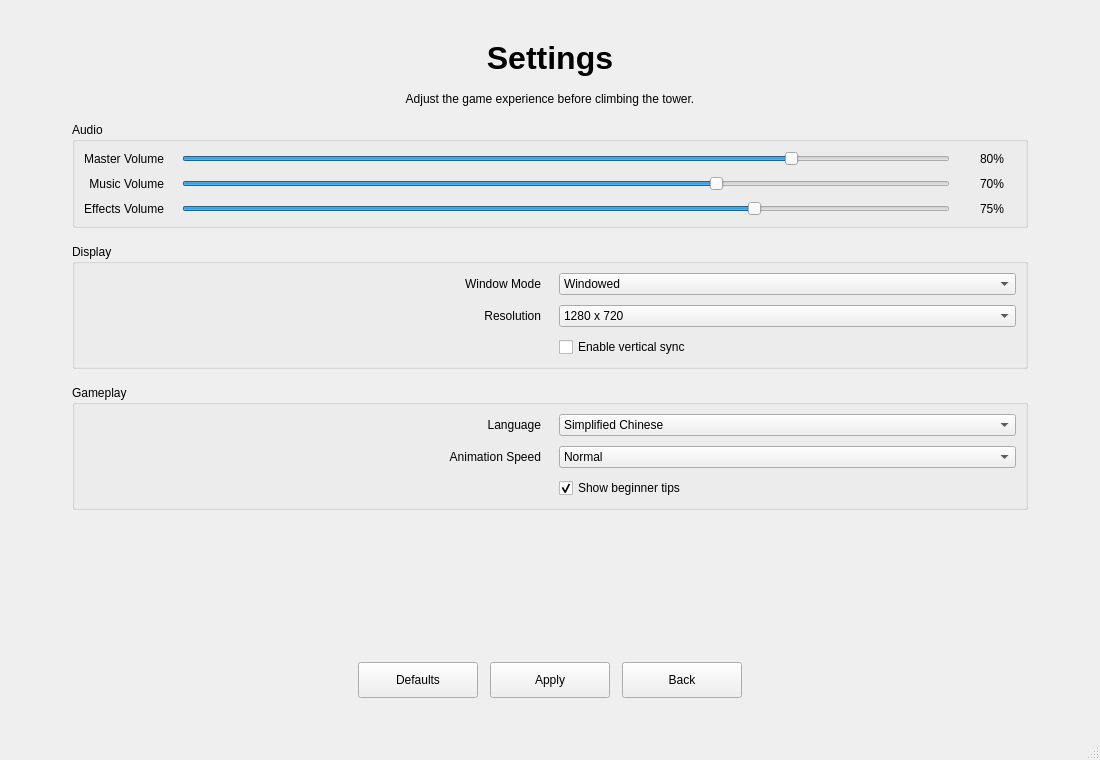
<?xml version="1.0" encoding="UTF-8"?>
<ui version="4.0">
 <class>MainWindow</class>
 <widget class="QMainWindow" name="MainWindow">
  <property name="geometry">
   <rect>
    <x>0</x>
    <y>0</y>
    <width>1100</width>
    <height>760</height>
   </rect>
  </property>
  <property name="minimumSize">
   <size>
    <width>960</width>
    <height>640</height>
   </size>
  </property>
  <property name="windowTitle">
   <string>Compile The Spire</string>
  </property>
  <widget class="QWidget" name="centralwidget">
   <layout class="QVBoxLayout" name="centralLayout">
    <property name="spacing">
     <number>0</number>
    </property>
    <property name="leftMargin">
     <number>0</number>
    </property>
    <property name="topMargin">
     <number>0</number>
    </property>
    <property name="rightMargin">
     <number>0</number>
    </property>
    <property name="bottomMargin">
     <number>0</number>
    </property>
    <item>
     <widget class="QStackedWidget" name="stackedWidget">
      <property name="currentIndex">
       <number>1</number>
      </property>
      <widget class="QWidget" name="mainMenuPage">
       <layout class="QVBoxLayout" name="mainMenuLayout">
        <property name="spacing">
         <number>18</number>
        </property>
        <property name="leftMargin">
         <number>96</number>
        </property>
        <property name="topMargin">
         <number>72</number>
        </property>
        <property name="rightMargin">
         <number>96</number>
        </property>
        <property name="bottomMargin">
         <number>72</number>
        </property>
        <item>
         <spacer name="mainMenuTopSpacer">
          <property name="orientation">
           <enum>Qt::Orientation::Vertical</enum>
          </property>
          <property name="sizeHint" stdset="0">
           <size>
            <width>20</width>
            <height>90</height>
           </size>
          </property>
         </spacer>
        </item>
        <item alignment="Qt::AlignmentFlag::AlignHCenter">
         <widget class="QLabel" name="titleLabel">
          <property name="font">
           <font>
            <family>Microsoft YaHei UI</family>
            <pointsize>34</pointsize>
            <bold>true</bold>
           </font>
          </property>
          <property name="text">
           <string>Compile The Spire</string>
          </property>
          <property name="alignment">
           <set>Qt::AlignmentFlag::AlignCenter</set>
          </property>
         </widget>
        </item>
        <item alignment="Qt::AlignmentFlag::AlignHCenter">
         <widget class="QLabel" name="menuSubtitleLabel">
          <property name="text">
           <string>A compact deckbuilding RPG prototype</string>
          </property>
          <property name="alignment">
           <set>Qt::AlignmentFlag::AlignCenter</set>
          </property>
         </widget>
        </item>
        <item>
         <spacer name="mainMenuMiddleSpacer">
          <property name="orientation">
           <enum>Qt::Orientation::Vertical</enum>
          </property>
          <property name="sizeHint" stdset="0">
           <size>
            <width>20</width>
            <height>36</height>
           </size>
          </property>
         </spacer>
        </item>
        <item alignment="Qt::AlignmentFlag::AlignHCenter">
         <widget class="QPushButton" name="startGameButton">
          <property name="minimumSize">
           <size>
            <width>260</width>
            <height>46</height>
           </size>
          </property>
          <property name="text">
           <string>Start Game</string>
          </property>
         </widget>
        </item>
        <item alignment="Qt::AlignmentFlag::AlignHCenter">
         <widget class="QPushButton" name="settingsButton">
          <property name="minimumSize">
           <size>
            <width>260</width>
            <height>46</height>
           </size>
          </property>
          <property name="text">
           <string>Settings</string>
          </property>
         </widget>
        </item>
        <item>
         <widget class="QLabel" name="mainMenuBackgroundLabel">
          <property name="text">
           <string/>
          </property>
          <property name="scaledContents">
           <bool>true</bool>
          </property>
         </widget>
        </item>
        <item alignment="Qt::AlignmentFlag::AlignHCenter">
         <widget class="QPushButton" name="exitButton">
          <property name="minimumSize">
           <size>
            <width>260</width>
            <height>46</height>
           </size>
          </property>
          <property name="text">
           <string>Exit</string>
          </property>
         </widget>
        </item>
        <item>
         <spacer name="mainMenuBottomSpacer">
          <property name="orientation">
           <enum>Qt::Orientation::Vertical</enum>
          </property>
          <property name="sizeHint" stdset="0">
           <size>
            <width>20</width>
            <height>120</height>
           </size>
          </property>
         </spacer>
        </item>
       </layout>
       <zorder>mainMenuBackgroundLabel</zorder>
       <zorder>titleLabel</zorder>
       <zorder>menuSubtitleLabel</zorder>
       <zorder>startGameButton</zorder>
       <zorder>settingsButton</zorder>
       <zorder>exitButton</zorder>
      </widget>
      <widget class="QWidget" name="settingsPage">
       <layout class="QVBoxLayout" name="settingsLayout">
        <property name="spacing">
         <number>16</number>
        </property>
        <property name="leftMargin">
         <number>72</number>
        </property>
        <property name="topMargin">
         <number>40</number>
        </property>
        <property name="rightMargin">
         <number>72</number>
        </property>
        <property name="bottomMargin">
         <number>40</number>
        </property>
        <item>
         <widget class="QLabel" name="settingsTitleLabel">
          <property name="font">
           <font>
            <family>Microsoft YaHei UI</family>
            <pointsize>24</pointsize>
            <bold>true</bold>
           </font>
          </property>
          <property name="text">
           <string>Settings</string>
          </property>
          <property name="alignment">
           <set>Qt::AlignmentFlag::AlignCenter</set>
          </property>
         </widget>
        </item>
        <item>
         <widget class="QLabel" name="settingsSubtitleLabel">
          <property name="text">
           <string>Adjust the game experience before climbing the tower.</string>
          </property>
          <property name="alignment">
           <set>Qt::AlignmentFlag::AlignCenter</set>
          </property>
         </widget>
        </item>
        <item>
         <widget class="QGroupBox" name="audioGroupBox">
          <property name="title">
           <string>Audio</string>
          </property>
          <layout class="QGridLayout" name="audioGridLayout">
           <property name="horizontalSpacing">
            <number>18</number>
           </property>
           <property name="verticalSpacing">
            <number>10</number>
           </property>
           <item row="0" column="0">
            <widget class="QLabel" name="volumeLabel">
             <property name="text">
              <string>Master Volume</string>
             </property>
             <property name="alignment">
              <set>Qt::AlignmentFlag::AlignRight|Qt::AlignmentFlag::AlignTrailing|Qt::AlignmentFlag::AlignVCenter</set>
             </property>
            </widget>
           </item>
           <item row="0" column="1">
            <widget class="QSlider" name="volumeSlider">
             <property name="maximum">
              <number>100</number>
             </property>
             <property name="value">
              <number>80</number>
             </property>
             <property name="orientation">
              <enum>Qt::Orientation::Horizontal</enum>
             </property>
            </widget>
           </item>
           <item row="0" column="2">
            <widget class="QLabel" name="volumeValueLabel">
             <property name="minimumSize">
              <size>
               <width>48</width>
               <height>0</height>
              </size>
             </property>
             <property name="text">
              <string>80%</string>
             </property>
             <property name="alignment">
              <set>Qt::AlignmentFlag::AlignCenter</set>
             </property>
            </widget>
           </item>
           <item row="1" column="0">
            <widget class="QLabel" name="musicVolumeLabel">
             <property name="text">
              <string>Music Volume</string>
             </property>
             <property name="alignment">
              <set>Qt::AlignmentFlag::AlignRight|Qt::AlignmentFlag::AlignTrailing|Qt::AlignmentFlag::AlignVCenter</set>
             </property>
            </widget>
           </item>
           <item row="1" column="1">
            <widget class="QSlider" name="musicVolumeSlider">
             <property name="maximum">
              <number>100</number>
             </property>
             <property name="value">
              <number>70</number>
             </property>
             <property name="orientation">
              <enum>Qt::Orientation::Horizontal</enum>
             </property>
            </widget>
           </item>
           <item row="1" column="2">
            <widget class="QLabel" name="musicVolumeValueLabel">
             <property name="text">
              <string>70%</string>
             </property>
             <property name="alignment">
              <set>Qt::AlignmentFlag::AlignCenter</set>
             </property>
            </widget>
           </item>
           <item row="2" column="0">
            <widget class="QLabel" name="sfxVolumeLabel">
             <property name="text">
              <string>Effects Volume</string>
             </property>
             <property name="alignment">
              <set>Qt::AlignmentFlag::AlignRight|Qt::AlignmentFlag::AlignTrailing|Qt::AlignmentFlag::AlignVCenter</set>
             </property>
            </widget>
           </item>
           <item row="2" column="1">
            <widget class="QSlider" name="sfxVolumeSlider">
             <property name="maximum">
              <number>100</number>
             </property>
             <property name="value">
              <number>75</number>
             </property>
             <property name="orientation">
              <enum>Qt::Orientation::Horizontal</enum>
             </property>
            </widget>
           </item>
           <item row="2" column="2">
            <widget class="QLabel" name="sfxVolumeValueLabel">
             <property name="text">
              <string>75%</string>
             </property>
             <property name="alignment">
              <set>Qt::AlignmentFlag::AlignCenter</set>
             </property>
            </widget>
           </item>
          </layout>
         </widget>
        </item>
        <item>
         <widget class="QGroupBox" name="displayGroupBox">
          <property name="title">
           <string>Display</string>
          </property>
          <layout class="QGridLayout" name="displayGridLayout">
           <property name="horizontalSpacing">
            <number>18</number>
           </property>
           <property name="verticalSpacing">
            <number>10</number>
           </property>
           <item row="0" column="0">
            <widget class="QLabel" name="windowModeLabel">
             <property name="text">
              <string>Window Mode</string>
             </property>
             <property name="alignment">
              <set>Qt::AlignmentFlag::AlignRight|Qt::AlignmentFlag::AlignTrailing|Qt::AlignmentFlag::AlignVCenter</set>
             </property>
            </widget>
           </item>
           <item row="0" column="1">
            <widget class="QComboBox" name="windowModeComboBox">
             <property name="minimumSize">
              <size>
               <width>180</width>
               <height>0</height>
              </size>
             </property>
             <item>
              <property name="text">
               <string>Windowed</string>
              </property>
             </item>
             <item>
              <property name="text">
               <string>Fullscreen</string>
              </property>
             </item>
            </widget>
           </item>
           <item row="1" column="0">
            <widget class="QLabel" name="resolutionLabel">
             <property name="text">
              <string>Resolution</string>
             </property>
             <property name="alignment">
              <set>Qt::AlignmentFlag::AlignRight|Qt::AlignmentFlag::AlignTrailing|Qt::AlignmentFlag::AlignVCenter</set>
             </property>
            </widget>
           </item>
           <item row="1" column="1">
            <widget class="QComboBox" name="resolutionComboBox">
             <property name="minimumSize">
              <size>
               <width>180</width>
               <height>0</height>
              </size>
             </property>
             <item>
              <property name="text">
               <string>1280 x 720</string>
              </property>
             </item>
             <item>
              <property name="text">
               <string>1600 x 900</string>
              </property>
             </item>
             <item>
              <property name="text">
               <string>1920 x 1080</string>
              </property>
             </item>
            </widget>
           </item>
           <item row="2" column="1">
            <widget class="QCheckBox" name="fullscreenCheckBox">
             <property name="text">
              <string>Enable vertical sync</string>
             </property>
            </widget>
           </item>
          </layout>
         </widget>
        </item>
        <item>
         <widget class="QGroupBox" name="gameplayGroupBox">
          <property name="title">
           <string>Gameplay</string>
          </property>
          <layout class="QGridLayout" name="gameplayGridLayout">
           <property name="horizontalSpacing">
            <number>18</number>
           </property>
           <property name="verticalSpacing">
            <number>10</number>
           </property>
           <item row="0" column="0">
            <widget class="QLabel" name="languageLabel">
             <property name="text">
              <string>Language</string>
             </property>
             <property name="alignment">
              <set>Qt::AlignmentFlag::AlignRight|Qt::AlignmentFlag::AlignTrailing|Qt::AlignmentFlag::AlignVCenter</set>
             </property>
            </widget>
           </item>
           <item row="0" column="1">
            <widget class="QComboBox" name="languageComboBox">
             <property name="minimumSize">
              <size>
               <width>180</width>
               <height>0</height>
              </size>
             </property>
             <item>
              <property name="text">
               <string>Simplified Chinese</string>
              </property>
             </item>
             <item>
              <property name="text">
               <string>English</string>
              </property>
             </item>
             <item>
              <property name="text">
               <string>Japanese</string>
              </property>
             </item>
            </widget>
           </item>
           <item row="1" column="0">
            <widget class="QLabel" name="animationSpeedLabel">
             <property name="text">
              <string>Animation Speed</string>
             </property>
             <property name="alignment">
              <set>Qt::AlignmentFlag::AlignRight|Qt::AlignmentFlag::AlignTrailing|Qt::AlignmentFlag::AlignVCenter</set>
             </property>
            </widget>
           </item>
           <item row="1" column="1">
            <widget class="QComboBox" name="animationSpeedComboBox">
             <property name="minimumSize">
              <size>
               <width>180</width>
               <height>0</height>
              </size>
             </property>
             <item>
              <property name="text">
               <string>Normal</string>
              </property>
             </item>
             <item>
              <property name="text">
               <string>Fast</string>
              </property>
             </item>
             <item>
              <property name="text">
               <string>Instant</string>
              </property>
             </item>
            </widget>
           </item>
           <item row="2" column="1">
            <widget class="QCheckBox" name="tutorialCheckBox">
             <property name="text">
              <string>Show beginner tips</string>
             </property>
             <property name="checked">
              <bool>true</bool>
             </property>
            </widget>
           </item>
          </layout>
         </widget>
        </item>
        <item>
         <spacer name="settingsBodySpacer">
          <property name="orientation">
           <enum>Qt::Orientation::Vertical</enum>
          </property>
          <property name="sizeHint" stdset="0">
           <size>
            <width>20</width>
            <height>12</height>
           </size>
          </property>
         </spacer>
        </item>
        <item>
         <layout class="QHBoxLayout" name="settingsButtonLayout">
          <property name="spacing">
           <number>12</number>
          </property>
          <item>
           <spacer name="settingsButtonLeftSpacer">
            <property name="orientation">
             <enum>Qt::Orientation::Horizontal</enum>
            </property>
            <property name="sizeHint" stdset="0">
             <size>
              <width>40</width>
              <height>20</height>
             </size>
            </property>
           </spacer>
          </item>
          <item>
           <widget class="QPushButton" name="resetSettingsButton">
            <property name="minimumSize">
             <size>
              <width>120</width>
              <height>36</height>
             </size>
            </property>
            <property name="text">
             <string>Defaults</string>
            </property>
           </widget>
          </item>
          <item>
           <widget class="QPushButton" name="saveSettingsButton">
            <property name="minimumSize">
             <size>
              <width>120</width>
              <height>36</height>
             </size>
            </property>
            <property name="text">
             <string>Apply</string>
            </property>
           </widget>
          </item>
          <item>
           <widget class="QPushButton" name="backToMenuButton">
            <property name="minimumSize">
             <size>
              <width>120</width>
              <height>36</height>
             </size>
            </property>
            <property name="text">
             <string>Back</string>
            </property>
           </widget>
          </item>
          <item>
           <spacer name="settingsButtonRightSpacer">
            <property name="orientation">
             <enum>Qt::Orientation::Horizontal</enum>
            </property>
            <property name="sizeHint" stdset="0">
             <size>
              <width>40</width>
              <height>20</height>
             </size>
            </property>
           </spacer>
          </item>
         </layout>
        </item>
       </layout>
      </widget>
      <widget class="QWidget" name="gamePage">
       <layout class="QVBoxLayout" name="gameLayout">
        <property name="spacing">
         <number>10</number>
        </property>
        <property name="leftMargin">
         <number>20</number>
        </property>
        <property name="topMargin">
         <number>16</number>
        </property>
        <property name="rightMargin">
         <number>20</number>
        </property>
        <property name="bottomMargin">
         <number>16</number>
        </property>
        <item>
         <widget class="QFrame" name="topBarFrame">
          <property name="frameShape">
           <enum>QFrame::Shape::StyledPanel</enum>
          </property>
          <layout class="QHBoxLayout" name="topBarLayout">
           <item>
            <widget class="QLabel" name="hpLabel">
             <property name="minimumSize">
              <size>
               <width>120</width>
               <height>0</height>
              </size>
             </property>
             <property name="text">
              <string>Level: -</string>
             </property>
            </widget>
           </item>
           <item>
            <widget class="QLabel" name="goldLabel">
             <property name="minimumSize">
              <size>
               <width>120</width>
               <height>0</height>
              </size>
             </property>
             <property name="text">
              <string>Bag: 0/0</string>
             </property>
            </widget>
           </item>
           <item>
            <widget class="QLabel" name="floorLabel">
             <property name="minimumSize">
              <size>
               <width>120</width>
               <height>0</height>
              </size>
             </property>
             <property name="text">
              <string>Pos: 0,0</string>
             </property>
            </widget>
           </item>
           <item>
            <spacer name="topBarSpacer">
             <property name="orientation">
              <enum>Qt::Orientation::Horizontal</enum>
             </property>
             <property name="sizeHint" stdset="0">
              <size>
               <width>40</width>
               <height>20</height>
              </size>
             </property>
            </spacer>
           </item>
           <item>
            <widget class="QPushButton" name="pauseButton">
             <property name="minimumSize">
              <size>
               <width>96</width>
               <height>34</height>
              </size>
             </property>
             <property name="text">
              <string>Pause</string>
             </property>
            </widget>
           </item>
          </layout>
         </widget>
        </item>
        <item>
         <widget class="QFrame" name="combatFrame">
          <property name="minimumSize">
           <size>
            <width>0</width>
            <height>360</height>
           </size>
          </property>
          <property name="frameShape">
           <enum>QFrame::Shape::StyledPanel</enum>
          </property>
          <layout class="QHBoxLayout" name="combatLayout">
           <property name="spacing">
            <number>18</number>
           </property>
          </layout>
         </widget>
        </item>
        <item>
         <widget class="QFrame" name="challengeFrame">
          <property name="minimumSize">
           <size>
            <width>0</width>
            <height>160</height>
           </size>
          </property>
          <property name="frameShape">
           <enum>QFrame::Shape::StyledPanel</enum>
          </property>
          <layout class="QVBoxLayout" name="challengeLayout">
           <property name="spacing">
            <number>8</number>
           </property>
           <item>
            <widget class="QLabel" name="challengeTitleLabel">
             <property name="font">
              <font>
               <pointsize>16</pointsize>
               <bold>true</bold>
              </font>
             </property>
             <property name="text">
              <string>Interaction</string>
             </property>
             <property name="alignment">
              <set>Qt::AlignmentFlag::AlignCenter</set>
             </property>
            </widget>
           </item>
           <item>
            <widget class="QTextEdit" name="challengeTextEdit">
             <property name="readOnly">
              <bool>true</bool>
             </property>
             <property name="placeholderText">
              <string>Tile details, clue text, chest contents, or code fill will appear here.</string>
             </property>
            </widget>
           </item>
           <item>
            <layout class="QHBoxLayout" name="answerLayout">
             <property name="spacing">
              <number>10</number>
             </property>
             <item>
              <widget class="QLabel" name="answerLabel">
               <property name="text">
                <string>Blocks</string>
               </property>
              </widget>
             </item>
             <item>
              <widget class="QLineEdit" name="answerLineEdit">
               <property name="placeholderText">
                <string>Example: block_add1, block_mul2</string>
               </property>
              </widget>
             </item>
             <item>
              <widget class="QPushButton" name="submitAnswerButton">
               <property name="minimumSize">
                <size>
                 <width>120</width>
                 <height>36</height>
                </size>
               </property>
               <property name="text">
                <string>Fill</string>
               </property>
              </widget>
             </item>
            </layout>
           </item>
          </layout>
         </widget>
        </item>
        <item>
         <widget class="QFrame" name="bottomBarFrame">
          <property name="frameShape">
           <enum>QFrame::Shape::StyledPanel</enum>
          </property>
          <layout class="QHBoxLayout" name="bottomBarLayout">
           <item>
            <widget class="QPushButton" name="deckButton">
             <property name="minimumSize">
              <size>
               <width>110</width>
               <height>36</height>
              </size>
             </property>
             <property name="text">
              <string>Bag</string>
             </property>
            </widget>
           </item>
           <item>
            <widget class="QPushButton" name="mapButton">
             <property name="minimumSize">
              <size>
               <width>110</width>
               <height>36</height>
              </size>
             </property>
             <property name="text">
              <string>Manual</string>
             </property>
            </widget>
           </item>
           <item>
            <widget class="QLabel" name="combatLogLabel">
             <property name="text">
              <string>Move on the map and interact with rooms.</string>
             </property>
             <property name="alignment">
              <set>Qt::AlignmentFlag::AlignCenter</set>
             </property>
            </widget>
           </item>
           <item>
            <widget class="QPushButton" name="nextChallengeButton">
             <property name="minimumSize">
              <size>
               <width>120</width>
               <height>40</height>
              </size>
             </property>
             <property name="text">
              <string>Undo</string>
             </property>
            </widget>
           </item>
          </layout>
         </widget>
        </item>
       </layout>
      </widget>
      <widget class="QWidget" name="mapPage">
       <layout class="QVBoxLayout" name="mapLayout">
        <property name="spacing">
         <number>18</number>
        </property>
        <property name="leftMargin">
         <number>72</number>
        </property>
        <property name="topMargin">
         <number>48</number>
        </property>
        <property name="rightMargin">
         <number>72</number>
        </property>
        <property name="bottomMargin">
         <number>48</number>
        </property>
        <item>
         <widget class="QLabel" name="mapTitleLabel">
          <property name="font">
           <font>
            <pointsize>24</pointsize>
            <bold>true</bold>
           </font>
          </property>
          <property name="text">
           <string>Tower Map</string>
          </property>
          <property name="alignment">
           <set>Qt::AlignmentFlag::AlignCenter</set>
          </property>
         </widget>
        </item>
        <item>
         <widget class="QFrame" name="mapFrame">
          <property name="frameShape">
           <enum>QFrame::Shape::StyledPanel</enum>
          </property>
          <layout class="QVBoxLayout" name="mapNodeLayout">
           <property name="spacing">
            <number>16</number>
           </property>
           <item alignment="Qt::AlignmentFlag::AlignHCenter">
            <widget class="QPushButton" name="mapBossButton">
             <property name="minimumSize">
              <size>
               <width>220</width>
               <height>48</height>
              </size>
             </property>
             <property name="text">
              <string>Boss: Linker Error</string>
             </property>
            </widget>
           </item>
           <item alignment="Qt::AlignmentFlag::AlignHCenter">
            <widget class="QPushButton" name="mapEliteButton">
             <property name="minimumSize">
              <size>
               <width>220</width>
               <height>48</height>
              </size>
             </property>
             <property name="text">
              <string>Elite: Memory Leak</string>
             </property>
            </widget>
           </item>
           <item alignment="Qt::AlignmentFlag::AlignHCenter">
            <widget class="QPushButton" name="mapFightButton">
             <property name="minimumSize">
              <size>
               <width>220</width>
               <height>48</height>
              </size>
             </property>
             <property name="text">
              <string>Fight: Runtime Bug</string>
             </property>
            </widget>
           </item>
          </layout>
         </widget>
        </item>
        <item>
         <layout class="QHBoxLayout" name="mapButtonLayout">
          <item>
           <spacer name="mapButtonLeftSpacer">
            <property name="orientation">
             <enum>Qt::Orientation::Horizontal</enum>
            </property>
            <property name="sizeHint" stdset="0">
             <size>
              <width>40</width>
              <height>20</height>
             </size>
            </property>
           </spacer>
          </item>
          <item>
           <widget class="QPushButton" name="mapBackButton">
            <property name="minimumSize">
             <size>
              <width>140</width>
              <height>38</height>
             </size>
            </property>
            <property name="text">
             <string>Back to Combat</string>
            </property>
           </widget>
          </item>
          <item>
           <spacer name="mapButtonRightSpacer">
            <property name="orientation">
             <enum>Qt::Orientation::Horizontal</enum>
            </property>
            <property name="sizeHint" stdset="0">
             <size>
              <width>40</width>
              <height>20</height>
             </size>
            </property>
           </spacer>
          </item>
         </layout>
        </item>
       </layout>
      </widget>
      <widget class="QWidget" name="deckPage">
       <layout class="QVBoxLayout" name="deckLayout">
        <property name="spacing">
         <number>16</number>
        </property>
        <property name="leftMargin">
         <number>72</number>
        </property>
        <property name="topMargin">
         <number>48</number>
        </property>
        <property name="rightMargin">
         <number>72</number>
        </property>
        <property name="bottomMargin">
         <number>48</number>
        </property>
        <item>
         <widget class="QLabel" name="deckTitleLabel">
          <property name="font">
           <font>
            <pointsize>24</pointsize>
            <bold>true</bold>
           </font>
          </property>
          <property name="text">
           <string>Deck</string>
          </property>
          <property name="alignment">
           <set>Qt::AlignmentFlag::AlignCenter</set>
          </property>
         </widget>
        </item>
        <item>
         <widget class="QListWidget" name="deckListWidget"/>
        </item>
        <item>
         <layout class="QHBoxLayout" name="deckButtonLayout">
          <item>
           <spacer name="deckButtonLeftSpacer">
            <property name="orientation">
             <enum>Qt::Orientation::Horizontal</enum>
            </property>
            <property name="sizeHint" stdset="0">
             <size>
              <width>40</width>
              <height>20</height>
             </size>
            </property>
           </spacer>
          </item>
          <item>
           <widget class="QPushButton" name="deckBackButton">
            <property name="minimumSize">
             <size>
              <width>140</width>
              <height>38</height>
             </size>
            </property>
            <property name="text">
             <string>Back to Combat</string>
            </property>
           </widget>
          </item>
          <item>
           <spacer name="deckButtonRightSpacer">
            <property name="orientation">
             <enum>Qt::Orientation::Horizontal</enum>
            </property>
            <property name="sizeHint" stdset="0">
             <size>
              <width>40</width>
              <height>20</height>
             </size>
            </property>
           </spacer>
          </item>
         </layout>
        </item>
       </layout>
      </widget>
      <widget class="QWidget" name="pausePage">
       <layout class="QVBoxLayout" name="pauseLayout">
        <property name="spacing">
         <number>16</number>
        </property>
        <property name="leftMargin">
         <number>96</number>
        </property>
        <property name="topMargin">
         <number>72</number>
        </property>
        <property name="rightMargin">
         <number>96</number>
        </property>
        <property name="bottomMargin">
         <number>72</number>
        </property>
        <item>
         <spacer name="pauseTopSpacer">
          <property name="orientation">
           <enum>Qt::Orientation::Vertical</enum>
          </property>
          <property name="sizeHint" stdset="0">
           <size>
            <width>20</width>
            <height>80</height>
           </size>
          </property>
         </spacer>
        </item>
        <item alignment="Qt::AlignmentFlag::AlignHCenter">
         <widget class="QLabel" name="pauseTitleLabel">
          <property name="font">
           <font>
            <pointsize>28</pointsize>
            <bold>true</bold>
           </font>
          </property>
          <property name="text">
           <string>Paused</string>
          </property>
         </widget>
        </item>
        <item alignment="Qt::AlignmentFlag::AlignHCenter">
         <widget class="QPushButton" name="resumeButton">
          <property name="minimumSize">
           <size>
            <width>240</width>
            <height>44</height>
           </size>
          </property>
          <property name="text">
           <string>Resume</string>
          </property>
         </widget>
        </item>
        <item alignment="Qt::AlignmentFlag::AlignHCenter">
         <widget class="QPushButton" name="pauseSettingsButton">
          <property name="minimumSize">
           <size>
            <width>240</width>
            <height>44</height>
           </size>
          </property>
          <property name="text">
           <string>Settings</string>
          </property>
         </widget>
        </item>
        <item alignment="Qt::AlignmentFlag::AlignHCenter">
         <widget class="QPushButton" name="pauseMainMenuButton">
          <property name="minimumSize">
           <size>
            <width>240</width>
            <height>44</height>
           </size>
          </property>
          <property name="text">
           <string>Main Menu</string>
          </property>
         </widget>
        </item>
        <item>
         <spacer name="pauseBottomSpacer">
          <property name="orientation">
           <enum>Qt::Orientation::Vertical</enum>
          </property>
          <property name="sizeHint" stdset="0">
           <size>
            <width>20</width>
            <height>120</height>
           </size>
          </property>
         </spacer>
        </item>
       </layout>
      </widget>
     </widget>
    </item>
   </layout>
  </widget>
  <widget class="QMenuBar" name="menubar">
   <property name="geometry">
    <rect>
     <x>0</x>
     <y>0</y>
     <width>1100</width>
     <height>25</height>
    </rect>
   </property>
  </widget>
  <widget class="QStatusBar" name="statusbar"/>
 </widget>
 <resources/>
 <connections/>
</ui>
